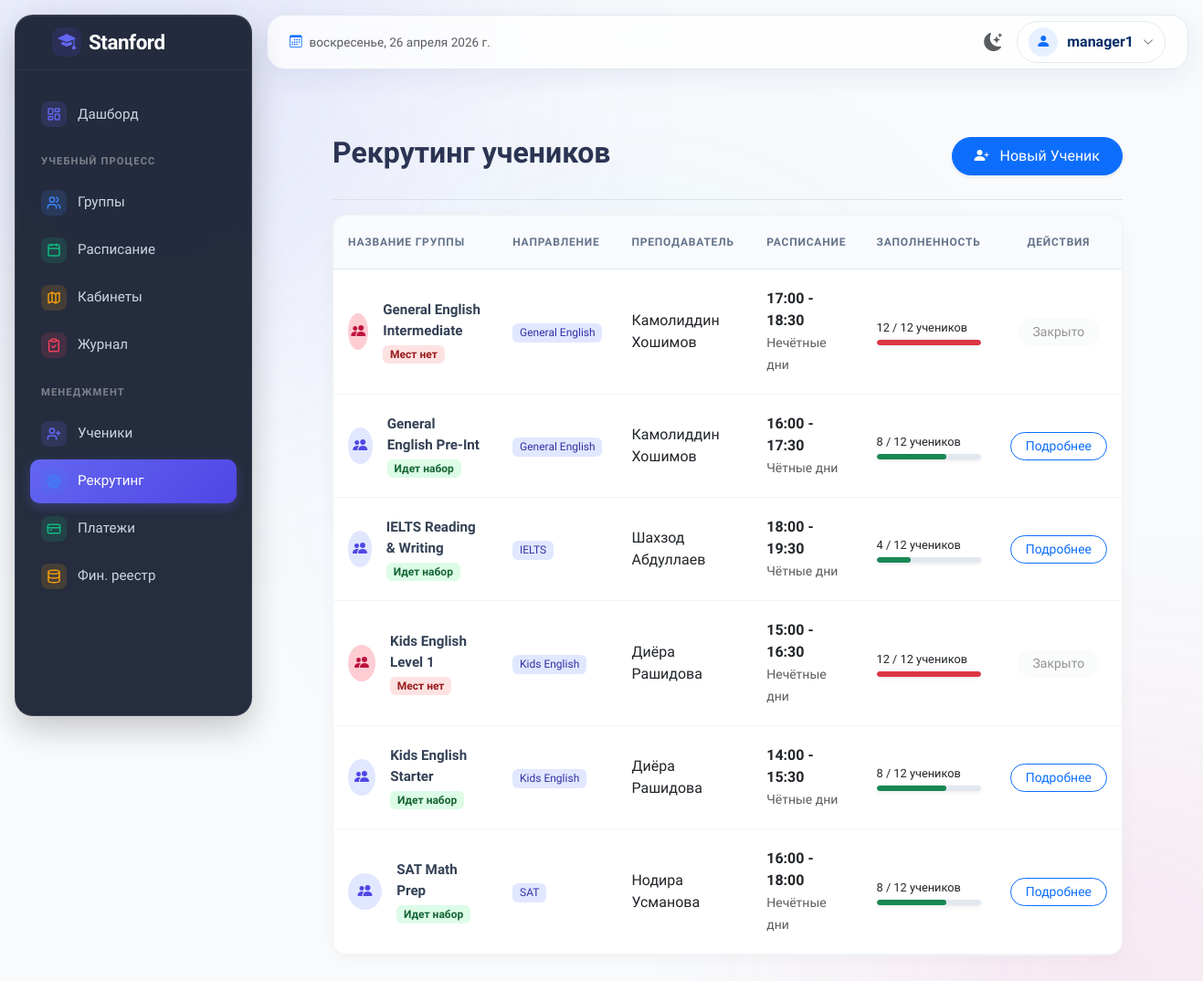
Page /managers/recruit/ (signed in) on the committed database.
### apps/groups/models.py (models this page shows, shortened)
class Group(models.Model):
    name = models.CharField('Название группы', max_length=200)
    course_type = models.CharField(
        'Тип курса',
        max_length=20,
        choices=CourseType.choices,
        default=CourseType.GENERAL_ENGLISH
    )
    level = models.CharField(
        'Уровень',
        max_length=100,
        blank=True,
        help_text='Для General English: Beginner, Elementary, Pre-Intermediate, Intermediate, Upper-Intermediate, Advanced'
    )
    teacher = models.ForeignKey(
        'teachers.Teacher',
        on_delete=models.SET_NULL,
        null=True,
        blank=True,
        related_name='groups',
        verbose_name='Учитель'
    )
    schedule_type = models.CharField(
        'Расписание',
        max_length=4,
        choices=ScheduleType.choices,
        default=ScheduleType.EVEN
    )
    time_slot = models.CharField('Время', max_length=50, blank=True)
    room = models.CharField('Кабинет', max_length=50, blank=True)
    monthly_fee = models.DecimalField(
        'Ежемесячная оплата (сум)',
        max_digits=12,
        decimal_places=0,
        default=400000
    )
    max_students = models.PositiveIntegerField(
        'Макс. учеников',
        default=12,
        validators=[MinValueValidator(1), MaxValueValidator(30)]
    )
    duration_months = models.PositiveIntegerField(
        'Длительность уровня (мес.)',
        default=3,
        help_text='General English — 3 мес., IELTS скилл — 1 мес.'
    )
    color = models.CharField(
        'Цвет карточки',
        max_length=20,
        choices=GroupColor.choices,
        default=GroupColor.EMERALD
    )
    is_active = models.BooleanField('Активная', default=True)
    created_at = models.DateTimeField('Дата создания', auto_now_add=True)
    class Meta:
        verbose_name = 'Группа'
        verbose_name_plural = 'Группы'
        ordering = ['name']
    @property
    def students_count(self):
        return self.enrollments.filter(is_active=True).count()
    @property
    def is_full(self):
        return self.students_count >= self.max_students

### apps/teachers/models.py (models this page shows, shortened)
class Teacher(models.Model):
    user = models.OneToOneField(User, on_delete=models.CASCADE, null=True, blank=True, verbose_name='Пользователь')
    name = models.CharField('ФИО', max_length=200)
    phone = models.CharField('Телефон', max_length=20, blank=True)
    specialization = models.CharField('Специализация', max_length=100, blank=True)
    created_at = models.DateTimeField('Дата создания', auto_now_add=True)
    is_active = models.BooleanField('Активный', default=True)
    class Meta:
        verbose_name = 'Учитель'
        verbose_name_plural = 'Учителя'
        ordering = ['name']

### apps/managers/views.py (the view)
# urls.py: path('recruit/', views.ManagerRecruitView.as_view(), name='recruit'),
class ManagerRecruitView(LoginRequiredMixin, TemplateView):
    template_name = 'managers/recruit.html'
    def get_context_data(self, **kwargs):
        context = super().get_context_data(**kwargs)
        context['groups'] = Group.objects.filter(is_active=True)
        return context

### templates/managers/recruit.html (shortened to what this page needs)
{% extends 'base.html' %}
{% block content %}
<div class="d-flex justify-content-between flex-wrap flex-md-nowrap align-items-center pt-3 pb-4 mb-3 border-bottom">
    <h1 class="h2 fw-bold" style="color: #2b3452;">Рекрутинг учеников</h1>
    <a href="{% url 'students:create' %}" class="btn btn-primary px-4 py-2 rounded-pill fw-medium shadow-sm"><i class="bi bi-person-plus-fill me-2"></i> Новый Ученик</a>
</div>
<div class="card premium-table-card overflow-hidden bg-white">
    <div class="table-responsive">
        <table class="table premium-table table-borderless">
            <thead>
                <tr>
                    <th scope="col" style="width: 25%;">Название Группы</th>
                    <th scope="col" style="width: 15%;">Направление</th>
                    <th scope="col" style="width: 20%;">Преподаватель</th>
                    <th scope="col" style="width: 15%;">Расписание</th>
                    <th scope="col" style="width: 15%;">Заполненность</th>
                    <th scope="col" style="width: 10%; text-align: center;">Действия</th>
                </tr>
            </thead>
            <tbody>
                {% for group in groups %}
                <tr class="{% if group.is_full %}row-full{% endif %}">
                    <td>
                        <div class="d-flex align-items-center">
                            <div class="rounded-circle d-flex align-items-center justify-content-center me-3" style="width: 40px; height: 40px; background-color: {% if group.is_full %}#fecdd3{% else %}#e0e7ff{% endif %};">
                                <i class="bi bi-people-fill" style="color: {% if group.is_full %}#be123c{% else %}#4f46e5{% endif %};"></i>
                            </div>
                            <div>
                                <span class="fw-bold d-block" style="font-size: 0.95rem;">{{ group.name }}</span>
                                {% if group.is_full %}
                                <span class="badge badge-soft-danger mt-1">Мест нет</span>
                                {% else %}
                                <span class="badge badge-soft-success mt-1">Идет набор</span>
                                {% endif %}
                            </div>
                        </div>
                    </td>
                    <td>
                        <span class="badge badge-soft-primary fw-medium">{{ group.get_course_type_display }}</span>
                    </td>
                    <td>
                        <div class="d-flex align-items-center">
                            <div class="text-dark fw-medium">{{ group.teacher.name|default:"Не назначен" }}</div>
                        </div>
                    </td>
                    <td>
                        <div class="fw-semibold text-dark">{{ group.time_slot }}</div>
                        <small class="text-muted">{{ group.get_schedule_type_display }}</small>
                    </td>
                    <td>
                        <div class="d-flex justify-content-between align-items-center mb-1" style="font-size: 0.8rem; font-weight: 500;">
                            <span class="text-dark">{{ group.students_count }} / {{ group.max_students }} учеников</span>
                        </div>
                        <div class="progress rounded-pill shadow-sm" style="height: 6px; background-color: #e2e8f0;">
                            <div class="progress-bar {% if group.is_full %}bg-danger{% else %}bg-success{% endif %} rounded-pill"
                                 role="progressbar"
                                 style="width: {% widthratio group.students_count group.max_students 100 %}%;"></div>
                        </div>
                    </td>
                    <td class="text-center">
                        {% if not group.is_full %}
                        <a href="{% url 'groups:detail' group.id %}" class="btn btn-sm btn-outline-primary rounded-pill px-3 fw-medium">Подробнее</a>
                        {% else %}
                        <button class="btn btn-sm btn-light rounded-pill px-3 fw-medium text-muted" disabled>Закрыто</button>
                        {% endif %}
                    </td>
                </tr>
                {% endfor %}
            </tbody>
        </table>
    </div>
</div>
{% endblock %}

### templates/base.html (shortened to what this page needs)
{% load static %}
<!DOCTYPE html>
<html lang="ru" data-bs-theme="light">
<head>
    <link href="https://cdn.jsdelivr.net/npm/bootstrap@5.3.3/dist/css/bootstrap.min.css" rel="stylesheet">
    <link href="https://cdn.jsdelivr.net/npm/bootstrap-icons@1.11.3/font/bootstrap-icons.min.css" rel="stylesheet">
    <link href="{% static 'css/style.css' %}" rel="stylesheet">
</head>
<body class="bg-body-custom">
    <div class="app-container">
        <aside class="sidebar" id="sidebar">
            <div class="sidebar-brand-area brand-area">
                <a href="{% url 'dashboard' %}" class="d-flex align-items-center gap-2 text-decoration-none px-3">
                    <div class="brand-icon" style="width:32px;height:32px;font-size:1.2rem;">
                        <i class="bi bi-mortarboard-fill"></i>
                    </div>
                    <span class="sidebar-brand-text">Stanford</span>
                </a>
            </div>
            <div class="sidebar-menu">
                <a href="{% url 'dashboard' %}" class="sidebar-link {% if request.path == '/' or '/dashboard/' in request.path %}active{% endif %}">
                    <div class="icon-pill-colored sm pill-indigo">
                        <i data-lucide="layout-dashboard"></i>
                    </div>
                    <span>Дашборд</span>
                </a>
                {% if request.user.is_superuser or request.user.manager or request.user.teacher %}
                <div class="sidebar-heading">Учебный процесс</div>
                <a href="{% url 'groups:list' %}" class="sidebar-link {% if '/groups/' in request.path and 'schedule' not in request.path %}active{% endif %}">
                    <div class="icon-pill-colored sm pill-blue">
                        <i data-lucide="users"></i>
                    </div>
                    <span>Группы</span>
                </a>
                <a href="{% url 'groups:schedule' %}" class="sidebar-link {% if '/groups/schedule' in request.path %}active{% endif %}">
                    <div class="icon-pill-colored sm pill-emerald">
                        <i data-lucide="calendar"></i>
                    </div>
                    <span>Расписание</span>
                </a>
                <a href="{% url 'groups:room_occupancy' %}" class="sidebar-link {% if '/groups/rooms' in request.path %}active{% endif %}">
                    <div class="icon-pill-colored sm pill-amber">
                        <i data-lucide="map"></i>
                    </div>
                    <span>Кабинеты</span>
                </a>
                <a href="{% url 'attendance:mark' %}" class="sidebar-link {% if '/attendance/' in request.path %}active{% endif %}">
                    <div class="icon-pill-colored sm pill-rose">
                        <i data-lucide="clipboard-check"></i>
                    </div>
                    <span>Журнал</span>
                </a>
                {% endif %}
                {% if request.user.is_superuser or request.user.manager %}
                <div class="sidebar-heading">Менеджмент</div>
                <a href="{% url 'students:list' %}" class="sidebar-link {% if '/students/' in request.path %}active{% endif %}">
                    <div class="icon-pill-colored sm pill-indigo">
                        <i data-lucide="user-plus"></i>
                    </div>
                    <span>Ученики</span>
                </a>
                <a href="{% url 'managers:recruit' %}" class="sidebar-link {% if '/managers/recruit' in request.path %}active{% endif %}">
                    <div class="icon-pill-colored sm pill-blue">
                        <i data-lucide="target"></i>
                    </div>
                    <span>Рекрутинг</span>
                </a>
                <a href="{% url 'payments:list' %}" class="sidebar-link {% if '/payments/' in request.path and 'finance' not in request.path %}active{% endif %}">
                    <div class="icon-pill-colored sm pill-emerald">
                        <i data-lucide="credit-card"></i>
                    </div>
                    <span>Платежи</span>
                </a>
                <a href="{% url 'payments:finance' %}" class="sidebar-link {% if '/payments/finance' in request.path %}active{% endif %}">
                    <div class="icon-pill-colored sm pill-amber">
                        <i data-lucide="database"></i>
                    </div>
                    <span>Фин. реестр</span>
                </a>
                {% endif %}
            </div>
        </aside>
        <main class="main-wrapper">
            <header class="top-header">
                <div class="d-flex align-items-center gap-3">
                    <div class="d-none d-md-flex align-items-center text-muted fw-medium" style="font-size: 0.85rem">
                        <i class="bi bi-calendar3 me-2 text-primary"></i><span id="currentDate"></span>
                    </div>
                </div>
                <div class="d-flex align-items-center gap-3">
                    <button class="btn btn-link text-muted p-0 m-0 border-0" id="themeToggle" title="Переключить тему">
                        <i class="bi bi-moon-stars-fill fs-5" id="themeIcon"></i>
                    </button>
                    {% if user.is_authenticated %}
                    <div class="dropdown">
                        <div class="user-profile-btn" data-bs-toggle="dropdown" aria-expanded="false">
                            <div class="rounded-circle bg-primary bg-opacity-10 d-flex align-items-center justify-content-center text-primary" style="width: 32px; height: 32px;">
                                <i class="bi bi-person-fill"></i>
                            </div>
                            <span class="fw-semibold text-primary-emphasis d-none d-sm-block fs-7">{{ user.username }}</span>
                            <i class="bi bi-chevron-down text-muted" style="font-size: 0.75rem;"></i>
                        </div>
                    </div>
                    {% endif %}
                </div>
            </header>
            <div class="main-content-fluid flex-grow-1 position-relative p-2 p-lg-4 page-entry-animate">
        <div class="container-fluid px-lg-5 px-3 py-4">
            {% block content %}{% endblock %}
        </div>
        </div>
        </main>
    </div>
</body>
</html>

### templates/base.html (style rules this page uses)
.page-entry-animate { animation: pageEntry 0.4s cubic-bezier(0.16, 1, 0.3, 1) forwards; }

### templates/managers/recruit.html (style rules this page uses)
.premium-table-card { border-radius: 16px; box-shadow: 0 4px 20px rgba(0,0,0,0.03); border: 1px solid rgba(0,0,0,0.05); }
.premium-table { margin-bottom: 0; }
.premium-table thead th { background-color: #f8fafd !important; color: #64748b; font-weight: 600; text-transform: uppercase; font-size: 0.75rem; letter-spacing: 0.8px; padding: 1.25rem 1rem; border-bottom: 1px solid #e2e8f0; }
.premium-table tbody td { padding: 1.25rem 1rem; border-bottom: 1px solid #f1f5f9; vertical-align: middle; color: #334155; transition: all 0.2s ease; }
.premium-table tbody tr.row-full { background-color: #fff1f2; }
.badge-soft-success { background-color: #dcfce7; color: #166534; }
.badge-soft-danger { background-color: #fee2e2; color: #991b1b; }
.badge-soft-primary { background-color: #e0e7ff; color: #3730a3; }

### rows in the picture
Group: name "General English Intermediate", shows "Мест нет", course_type "General English", teacher.name "Камолиддин Хошимов", time_slot "17:00 - 18:30", schedule_type "Нечётные дни", students_count "12", max_students "12", shows "Закрыто"
Group: name "General English Pre-Int", shows "Идет набор", course_type "General English", teacher.name "Камолиддин Хошимов", time_slot "16:00 - 17:30", schedule_type "Чётные дни", students_count "8", max_students "12", shows "Подробнее"
Group: name "IELTS Reading & Writing", shows "Идет набор", course_type "IELTS", teacher.name "Шахзод Абдуллаев", time_slot "18:00 - 19:30", schedule_type "Чётные дни", students_count "4", max_students "12", shows "Подробнее"
Group: name "Kids English Level 1", shows "Мест нет", course_type "Kids English", teacher.name "Диёра Рашидова", time_slot "15:00 - 16:30", schedule_type "Нечётные дни", students_count "12", max_students "12", shows "Закрыто"
Group: name "Kids English Starter", shows "Идет набор", course_type "Kids English", teacher.name "Диёра Рашидова", time_slot "14:00 - 15:30", schedule_type "Чётные дни", students_count "8", max_students "12", shows "Подробнее"
Group: name "SAT Math Prep", shows "Идет набор", course_type "SAT", teacher.name "Нодира Усманова", time_slot "16:00 - 18:00", schedule_type "Нечётные дни", students_count "8", max_students "12", shows "Подробнее"

### other values in the picture
{{ user.username }} "manager1"
